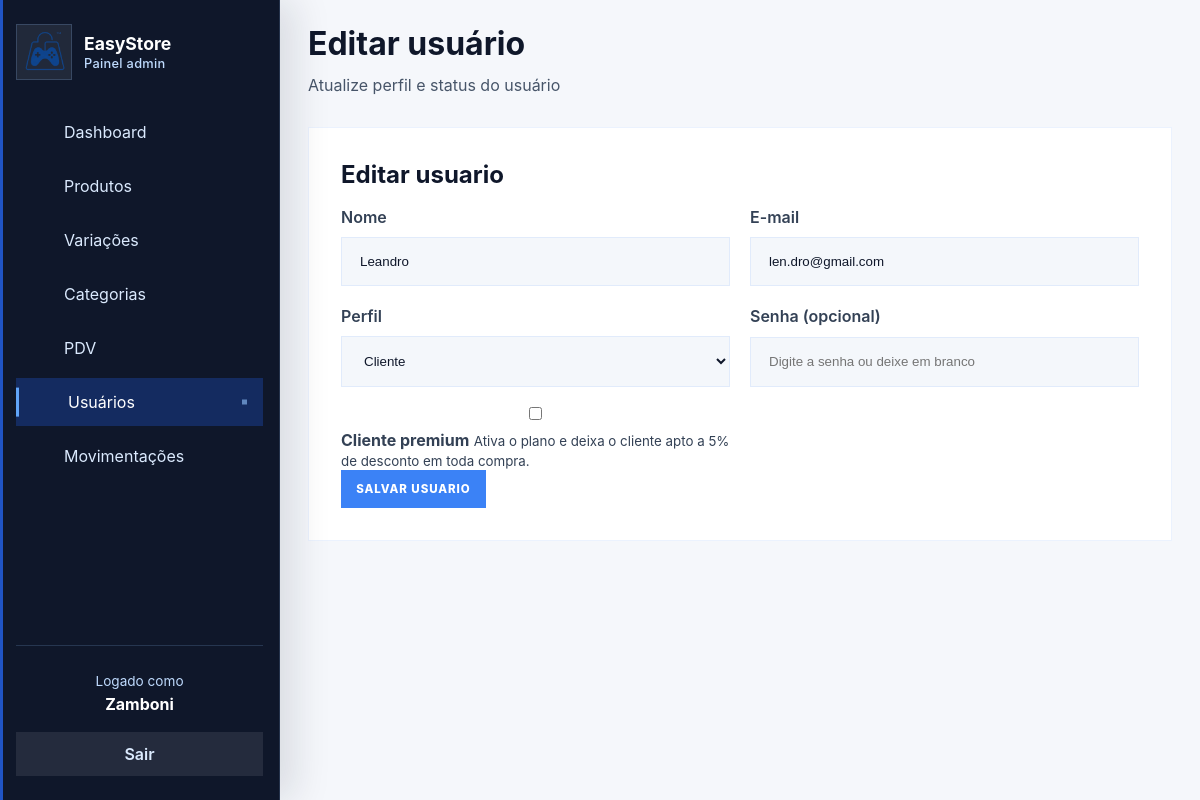
Screenshot of /usuarios/9/editar (signed in) with the database file from the repository.
### app/models/usuario.py (models this page shows)
class Usuario(Base):
    __tablename__ = "usuarios"
    id = Column(Integer, primary_key=True, autoincrement=True)
    nome = Column(String(167), nullable=False)
    email = Column(String(167), unique=True, index=True, nullable=False)
    senha_hash = Column(String(255), nullable=False)
    role = Column(String(20), nullable=False, default="operador")
    ativo = Column(Boolean, default=True)
    criado_em = Column(DateTime, server_default=func.now())
    xp_total = Column(Integer, nullable=False, default=0)
    nivel = Column(Integer, nullable=False, default=1)
    moedas_resgate = Column(Integer, nullable=False, default=0)
    cliente_perfil = relationship(
        "Cliente",
        back_populates="usuario",
        uselist=False,
    )

### app/models/cliente.py (models this page shows)
class Cliente(Base):
    __tablename__ = "clientes"
    id         = Column(Integer, primary_key=True, index=True)
    nome       = Column(String(150), nullable=False, index=True)
    email      = Column(String(167), nullable=True, unique=True, index=True)
    telefone   = Column(String(20), nullable=True)
    usuario_id = Column(
        Integer,
        ForeignKey("usuarios.id", ondelete="SET NULL"),
        nullable=True,
        unique=True,
    )
    is_associado = Column(Boolean, default=False, nullable=False)
    ativo      = Column(Boolean, default=True)
    criado_em  = Column(DateTime, server_default=func.now())
    usuario = relationship("Usuario", back_populates="cliente_perfil")
    vendas  = relationship("Venda", back_populates="cliente", lazy="select")

### app/controllers/admin_controller.py (the view)
@router.get("/{usuario_id}/editar")
def tela_editar_usuario(usuario_id: int, request: Request, db: Session = Depends(get_db), admin = Depends(get_admin)):
    usuario = db.query(Usuario).filter(Usuario.id == usuario_id).first()
    return templates.TemplateResponse(
        request,
        "admin/usuarios_form.html",
        {
            "request": request,
            "usuario": admin,
            "editando": usuario,
            "page_title": "Editar usuário",
            "page_subtitle": "Atualize perfil e status do usuário",
            "css_path": "css/cadastros.css",
            "active": "usuarios",
        }
    )

### app/templates/admin/usuarios_form.html (shortened to what this page needs)
{% extends "admin/base.html" %}
{% block content %}
<div class="form-card">
  <h2>{% if editando %}Editar usuario{% else %}Novo usuario{% endif %}</h2>
  <form action="{% if editando %}/usuarios/{{ editando.id }}/editar{% else %}/usuarios/novo{% endif %}" method="post">
    <div class="form-grid">
      <div class="input-group">
        <label>Nome</label>
        <input type="text" name="nome" value="{{ editando.nome if editando else '' }}" required>
      </div>
      <div class="input-group">
        <label>E-mail</label>
        <input type="email" name="email" value="{{ editando.email if editando else '' }}" required>
      </div>
      <div class="input-group">
        <label>Perfil</label>
        <select name="role">
          <option value="cliente" {% if editando and editando.role == 'cliente' %}selected{% endif %}>Cliente</option>
        </select>
      </div>
      <div class="input-group">
        <label>Senha {% if editando %}(opcional){% endif %}</label>
        <input type="password" name="senha" placeholder="Digite a senha{% if editando %} ou deixe em branco{% endif %}">
      </div>
      <label class="input-group checkbox-card premium-admin-option">
        <input type="checkbox" name="plano_premium" value="true" {% if editando and editando.cliente_perfil and editando.cliente_perfil.is_associado %}checked{% endif %}>
        <span>
          <strong>Cliente premium</strong>
          <small>Ativa o plano e deixa o cliente apto a 5% de desconto em toda compra.</small>
        </span>
      </label>
    </div>
    <button type="submit" class="btn btn-primary">{% if editando %}Salvar usuario{% else %}Criar usuario{% endif %}</button>
  </form>
</div>
{% endblock %}

### app/static/css/admin.css (style rules this page uses)
:root { --bg: #edf2ff; --surface: #ffffff; --surface-soft: #f8fafc; --text: #102a43; --muted: #64748b; --primary: #2563eb; --primary-dark: #1d4ed8; --success: #16a34a; --warning: #f59e0b; --danger: #dc2626; --radius: 12px; --shadow: 0 12px 30px rgba(15, 23, 42, 0.08); --transition: 0.25s ease; --color-dark: #0262bd; --color-primary: #3fa1fc; }
* { box-sizing: border-box; margin: 0; padding: 0; }
html, body { min-height: 100%; background: var(--bg); color: var(--text); font-family: 'Poppins', sans-serif; }
body { overflow-x: hidden; }
button { cursor: pointer; font: inherit; }
.btn { align-items: center; border: none; border-radius: 10px; display: inline-flex; justify-content: center; padding: 14px 22px; transition: transform var(--transition), box-shadow var(--transition), opacity var(--transition); }
.btn-primary { background-color: var(--primary); box-shadow: 0 16px 40px rgba(37, 99, 235, 0.22); color: #ffffff; }
.card, .table-card, .form-card { background: var(--surface); border: 1px solid rgba(148, 163, 184, 0.14); border-radius: var(--radius); box-shadow: var(--shadow); }
.form-card { padding: 32px; }
.form-card h2 { margin-bottom: 18px; }
.form-grid { display: grid; gap: 20px; grid-template-columns: repeat(2, minmax(0, 1fr)); }
.input-group { display: grid; gap: 10px; }
.input-group label { color: #334155; font-weight: 600; }
.input-group input, .input-group select, .input-group textarea { background: #f8fafc; border: 1px solid #e2e8f0; border-radius: 10px; padding: 16px 18px; width: 100%; transition: border-color var(--transition), box-shadow var(--transition), background var(--transition); }

### app/static/css/admin-theme.css (style rules this page uses)
:root { --bg: #f5f7fb; --bg-strong: #edf4ff; --surface: #ffffff; --surface-strong: #ffffff; --surface-soft: #f4f7fb; --border: rgba(59, 130, 246, 0.10); --shadow: 0 18px 42px rgba(15, 23, 42, 0.04); --text: #0f172a; --muted: #475569; --muted-strong: #334155; --primary: #3b82f6; --primary-hover: #2563eb; --primary-soft: rgba(59, 130, 246, 0.08); --primary-soft-strong: rgba(59, 130, 246, 0.12); --success: #0f766e; --warning: #f59e0b; --danger: #dc2626; --radius: 0; --radius-xl: 0; --radius-lg: 0; --radius-md: 0; --shadow: 0 18px 42px rgba(15, 23, 42, 0.04); --surface-muted: var(--surface-soft); --primary-dark: var(--primary-hover); --color-dark: #0f172a; --color-primary: var(--primary); --pos-bg: var(--bg); --pos-surface: var(--surface); --pos-surface-muted: var(--surface-soft); --pos-border: #dfe5ef; --pos-border-strong: #c8d1df; --pos-text: var(--text); --pos-muted: var(--muted); --pos-primary: var(--primary); --pos-primary-dark: var(--primary-hover); --pos-success: var(--success); --pos-danger: var(--danger); --pos-warning: var(--warning); --pos-radius: 0; --pos-radius-lg: 0; }
*, *::before, *::after { border-radius: 0 !important; }
html, body { background: var(--bg) !important; color: var(--text) !important; font-family: "Inter", "Poppins", Arial, sans-serif !important; }
body { overflow-x: hidden; }
.card, .table-card, .form-card, .metric-card, .welcome-card, .dashboard-card, .pdv-wrapper, .produto-card-pdv, .carrinho-lateral, .catalogo-vazio, .carrinho-itens, .carrinho-itens-item, .modal-variacoes-content, .table-container, .filters-section, .settings-container, .chart-container, .stats-card, .modal-content { background: var(--surface) !important; border-color: var(--border) !important; box-shadow: none !important; }
.table-row.header, .table thead, thead, .produto-card-media, .carrinho-itens, .search-box input.form-control, .form-control, input, select, textarea { background: var(--surface-soft) !important; color: var(--text) !important; }
.table-row.header, .latest-sales-row.header, th, label, .form-group label, .form-group-modal label { color: var(--muted-strong) !important; }
.btn, button, .btn-primary, .btn-secondary, .btn-success, .btn-warning, .btn-danger, .btn-large, .btn-editar-variacao { box-shadow: none !important; }
.btn-primary, .btn-success, .btn-large.btn-primary, .variacao-edit .btn-salvar { background: var(--primary) !important; border-color: var(--primary) !important; color: #ffffff !important; }
.form-control, input, select, textarea { border-color: var(--border) !important; outline: none; }
.admin-content .btn { font-size: 0.72rem; font-weight: 800; letter-spacing: 0.08em; min-height: 38px; padding: 0.65rem 0.95rem; text-transform: uppercase; }

### rows the page displays
Usuario: nome "Leandro", email "len.dro@gmail.com", role "Cliente"

### other values shown
{{ logged_name }} "Zamboni"
{{ page_title }} "Editar usuário"
{{ page_subtitle }} "Atualize perfil e status do usuário"
